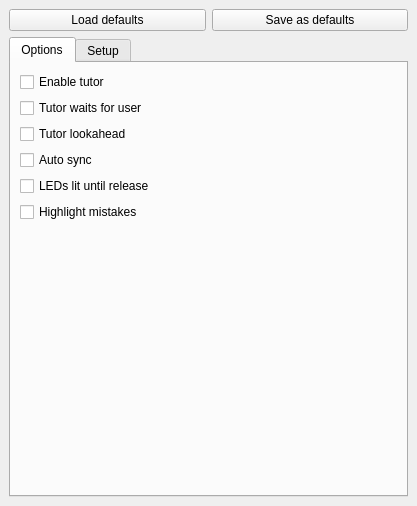
<?xml version="1.0" encoding="UTF-8"?>
<ui version="4.0">
 <class>PianoTutorPanelBase</class>
 <widget class="QDockWidget" name="PianoTutorPanelBase">
  <property name="geometry">
   <rect>
    <x>0</x>
    <y>0</y>
    <width>417</width>
    <height>506</height>
   </rect>
  </property>
  <property name="floating">
   <bool>false</bool>
  </property>
  <property name="features">
   <set>QDockWidget::AllDockWidgetFeatures</set>
  </property>
  <property name="windowTitle">
   <string>PianoTutor</string>
  </property>
  <widget class="QWidget" name="dockWidgetContents">
   <layout class="QGridLayout" name="gridLayout_2">
    <item row="1" column="0">
     <layout class="QVBoxLayout" name="verticalLayout_2">
      <item>
       <widget class="QTabWidget" name="tabWidget">
        <property name="currentIndex">
         <number>0</number>
        </property>
        <widget class="QWidget" name="tab">
         <attribute name="title">
          <string>Options</string>
         </attribute>
         <layout class="QVBoxLayout" name="verticalLayout">
          <item>
           <widget class="QCheckBox" name="tutorEnabledCB">
            <property name="text">
             <string>Enable tutor</string>
            </property>
           </widget>
          </item>
          <item>
           <widget class="QCheckBox" name="tutorWaitCB">
            <property name="text">
             <string>Tutor waits for user</string>
            </property>
           </widget>
          </item>
          <item>
           <widget class="QCheckBox" name="tutorLookAheadCB">
            <property name="text">
             <string>Tutor lookahead</string>
            </property>
           </widget>
          </item>
          <item>
           <widget class="QCheckBox" name="tutorAutoSyncCB">
            <property name="text">
             <string>Auto sync</string>
            </property>
           </widget>
          </item>
          <item>
           <widget class="QCheckBox" name="litUntilRelease">
            <property name="text">
             <string>LEDs lit until release</string>
            </property>
           </widget>
          </item>
          <item>
           <widget class="QCheckBox" name="tutorMistakesCB">
            <property name="text">
             <string>Highlight mistakes</string>
            </property>
           </widget>
          </item>
          <item>
           <spacer name="verticalSpacer">
            <property name="orientation">
             <enum>Qt::Vertical</enum>
            </property>
            <property name="sizeHint" stdset="0">
             <size>
              <width>20</width>
              <height>40</height>
             </size>
            </property>
           </spacer>
          </item>
         </layout>
        </widget>
        <widget class="QWidget" name="tab_2">
         <attribute name="title">
          <string>Setup</string>
         </attribute>
         <layout class="QVBoxLayout" name="verticalLayout_4">
          <item>
           <widget class="QGroupBox" name="groupBox">
            <property name="title">
             <string>LEDs stripe and Arduino Set-Up</string>
            </property>
            <layout class="QVBoxLayout" name="verticalLayout_3">
             <item>
              <layout class="QGridLayout" name="gridLayout">
               <item row="1" column="1">
                <widget class="QComboBox" name="lightsPerMeter">
                 <property name="sizePolicy">
                  <sizepolicy hsizetype="Minimum" vsizetype="Fixed">
                   <horstretch>0</horstretch>
                   <verstretch>0</verstretch>
                  </sizepolicy>
                 </property>
                 <property name="editable">
                  <bool>true</bool>
                 </property>
                 <item>
                  <property name="text">
                   <string>2.0</string>
                  </property>
                 </item>
                 <item>
                  <property name="text">
                   <string>1.0</string>
                  </property>
                 </item>
                </widget>
               </item>
               <item row="3" column="1">
                <widget class="QPushButton" name="tutorWizard">
                 <property name="text">
                  <string>Wizard</string>
                 </property>
                </widget>
               </item>
               <item row="2" column="0">
                <widget class="QLabel" name="label">
                 <property name="text">
                  <string>C-4 LED number</string>
                 </property>
                </widget>
               </item>
               <item row="2" column="1">
                <widget class="QLineEdit" name="midCLight">
                 <property name="sizePolicy">
                  <sizepolicy hsizetype="Minimum" vsizetype="Fixed">
                   <horstretch>0</horstretch>
                   <verstretch>0</verstretch>
                  </sizepolicy>
                 </property>
                 <property name="baseSize">
                  <size>
                   <width>8</width>
                   <height>0</height>
                  </size>
                 </property>
                 <property name="toolTip">
                  <string>Usually half your stripe size minus 1, e.g., for a 144 stripe, try 71</string>
                 </property>
                 <property name="text">
                  <string/>
                 </property>
                </widget>
               </item>
               <item row="1" column="0">
                <widget class="QLabel" name="label_4">
                 <property name="text">
                  <string>LEDs per key</string>
                 </property>
                </widget>
               </item>
               <item row="6" column="0" alignment="Qt::AlignHCenter">
                <widget class="QPushButton" name="leftHandColor">
                 <property name="sizePolicy">
                  <sizepolicy hsizetype="Fixed" vsizetype="Fixed">
                   <horstretch>0</horstretch>
                   <verstretch>0</verstretch>
                  </sizepolicy>
                 </property>
                 <property name="text">
                  <string/>
                 </property>
                </widget>
               </item>
               <item row="5" column="0" alignment="Qt::AlignHCenter">
                <widget class="QLabel" name="label_2">
                 <property name="text">
                  <string>Left Hand</string>
                 </property>
                </widget>
               </item>
               <item row="5" column="1" alignment="Qt::AlignHCenter">
                <widget class="QLabel" name="label_3">
                 <property name="text">
                  <string>Right Hand</string>
                 </property>
                </widget>
               </item>
               <item row="6" column="1" alignment="Qt::AlignHCenter">
                <widget class="QPushButton" name="rightHandColor">
                 <property name="sizePolicy">
                  <sizepolicy hsizetype="Fixed" vsizetype="Fixed">
                   <horstretch>0</horstretch>
                   <verstretch>0</verstretch>
                  </sizepolicy>
                 </property>
                 <property name="text">
                  <string/>
                 </property>
                </widget>
               </item>
               <item row="3" column="0">
                <widget class="QCheckBox" name="backwardLayout">
                 <property name="text">
                  <string>LEDs backw.</string>
                 </property>
                </widget>
               </item>
               <item row="0" column="0">
                <widget class="QLabel" name="label_5">
                 <property name="text">
                  <string>Serial device</string>
                 </property>
                </widget>
               </item>
               <item row="0" column="1">
                <widget class="QComboBox" name="serialDevice">
                 <property name="editable">
                  <bool>true</bool>
                 </property>
                </widget>
               </item>
              </layout>
             </item>
            </layout>
           </widget>
          </item>
          <item>
           <spacer name="verticalSpacer_2">
            <property name="orientation">
             <enum>Qt::Vertical</enum>
            </property>
            <property name="sizeHint" stdset="0">
             <size>
              <width>20</width>
              <height>40</height>
             </size>
            </property>
           </spacer>
          </item>
         </layout>
        </widget>
       </widget>
      </item>
     </layout>
    </item>
    <item row="0" column="0">
     <layout class="QHBoxLayout" name="horizontalLayout">
      <item>
       <widget class="QPushButton" name="reloadDefaults">
        <property name="toolTip">
         <string>Reload saved PianoTutor default settings</string>
        </property>
        <property name="text">
         <string>Load defaults</string>
        </property>
       </widget>
      </item>
      <item>
       <widget class="QPushButton" name="saveAsDefaults">
        <property name="toolTip">
         <string>Save current PianoTutor settings as default</string>
        </property>
        <property name="text">
         <string>Save as defaults</string>
        </property>
       </widget>
      </item>
     </layout>
    </item>
   </layout>
  </widget>
 </widget>
 <resources>
  <include location="musescore.qrc"/>
 </resources>
 <connections/>
</ui>
